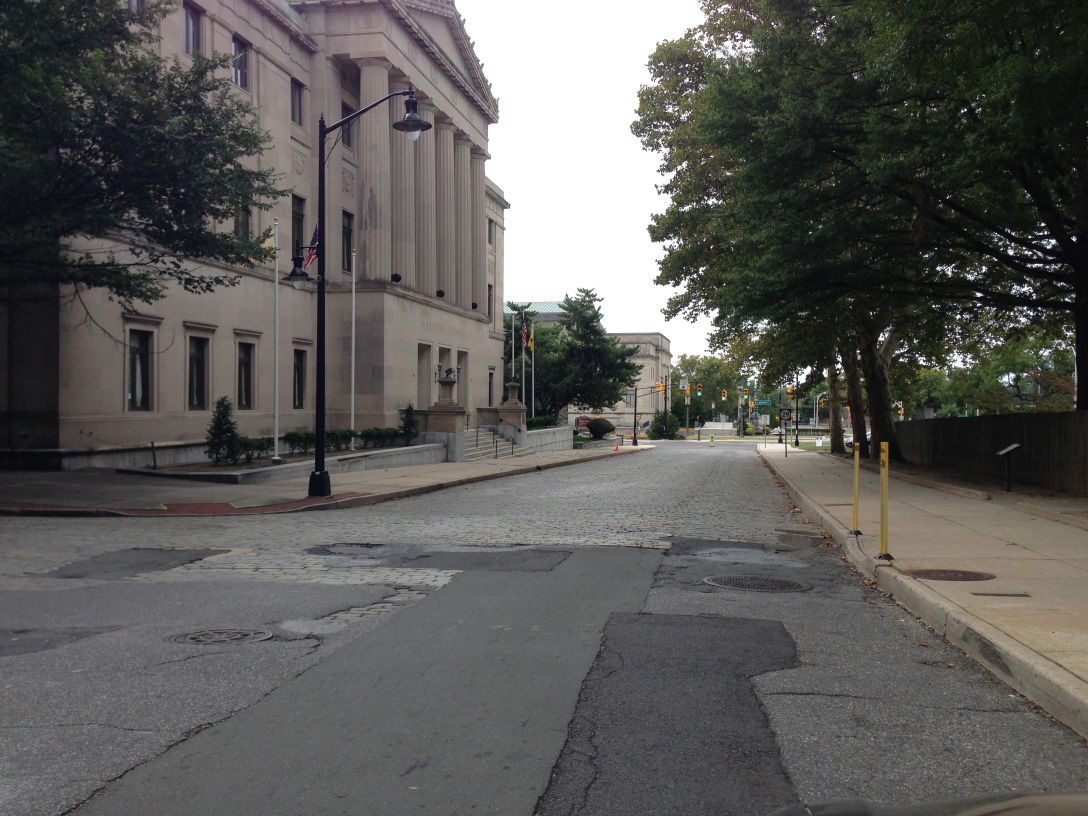
#> input picture gen2hole/examples/trenton-setts/references/street.jpg, 3264 x 2448 px, given in place of detail.jpg, which was not available (shown at 1/3 size)
$ python stereo.py out.png
#> lines starting #> are read from the running program, lines starting #| are printed output that depends on the picture; after the words box and inside, x2 and y2 are one past the last pixel; in counts of white or black regions, pixels touching at a corner belong together
### gen2hole/examples/alexander-opening/geometry.py
"""Solve two camera poses and the displaced cover plane using road matches and circular castings."""

import json
from pathlib import Path
import cv2
import numpy as np
from scipy.optimize import least_squares

HERE = Path(__file__).resolve().parent
S = json.loads((HERE / "survey.json").read_text())
#> (reads gen2hole/examples/alexander-opening/survey.json from the repository)
SIZE = np.array(S["working_image_size"])
RADIUS = S["assumed_outer_diameter_m"] / 2
C = (SIZE - 1) / 2
FOCAL = 27 * np.linalg.norm(SIZE) / np.hypot(36, 24)


def unit(v):
    return v / np.linalg.norm(v, axis=-1, keepdims=True)


class Camera:
    def __init__(self, eye, axes, f):
        self.eye = np.asarray(eye)
        self.axes = np.asarray(axes)
        self.f = f

    def rays(self, p):
        p = (np.asarray(p) - C) / self.f
        return unit(np.concatenate((p, np.ones_like(p[..., :1])), -1) @ self.axes)

    def plane(self, p, z=0, normal=None):
        ray = self.rays(p)
        n = np.array([0, 0, 1.0]) if normal is None else normal
        return self.eye + ray * ((z - self.eye @ n) / (ray @ n))[..., None]

    def project(self, v):
        d = (v - self.eye) @ self.axes.T
        return C + self.f * d[..., :2] / d[..., 2:]

    # [9 lines left out: function cylinder, not called in this run]


def matrix_rot(v):
    return cv2.Rodrigues(np.asarray(v))[0]


def fit():
    with np.load(HERE / "matches.npz") as table:
#> (reads gen2hole/examples/alexander-opening/matches.npz from the repository)
        pairs = table["pairs"]
        train = table["train"]
    a, b = pairs.transpose(1, 0, 2)
    traces = [{k: np.array(t) for k, t in S[n]["outlines"].items()} for n in ("detail", "street")]
    road = np.ones(len(a), bool)
    cover = np.zeros(len(a), bool)
    for name in ("rim", "lid"):
        hull = traces[0][name].astype("f4")
        dist = np.array([cv2.pointPolygonTest(hull, tuple(map(float, p)), True) for p in a])
        road &= dist < -12
        if name == "lid":
            cover = dist > 8
    cv2.setRNGSeed(585)
    H, _ = cv2.findHomography(a[road & train], b[road & train], cv2.USAC_MAGSAC, 1.8)
    expected = cv2.perspectiveTransform(a[:, None], H)[:, 0]
    ground = road & (np.linalg.norm(b - expected, axis=1) < 2.8)
    K = np.array([[FOCAL, 0, C[0]], [0, FOCAL, C[1]], [0, 0, 1.0]])
    _, rot, pos, normal = cv2.decomposeHomographyMat(H, K)
    # Resolve the planar decomposition with the near-nadir image of the circular rim.
    index = np.argmax([q.ravel()[2] for q in normal])
    n = normal[index].ravel()
    right = unit([1, 0, 0] - n * n[0])
    up = -n
    basis = np.array([right, np.cross(up, right), up]).T
    near = Camera(np.array([0.0, 0.0, 1.0]), basis, FOCAL)
    xy = near.plane(traces[0]["rim"])[:, :2]
    mid = xy.mean(0)
    scale = RADIUS / np.linalg.norm(xy - mid, axis=1).mean()
    e0 = np.r_[-mid, 1] * scale
    e1 = e0 + (-rot[index].T @ pos[index]).ravel() @ basis * scale
    e = near.plane(traces[0]["lid"])[:, :2].mean(0)
    # Local origin at ring centre. The near camera has zero yaw about the world vertical.
    init = np.r_[
        e0,
        cv2.Rodrigues(basis)[0].ravel(),
        e1,
        cv2.Rodrigues(rot[index] @ basis)[0].ravel(),
        (e - mid) * scale,
        0.045,
        0,
        0,
        0.308,
        0.280,
        -0.018,
    ]

    def unpack(q):
        cams = [Camera(q[i : i + 3], matrix_rot(q[i + 3 : i + 6]), FOCAL) for i in (0, 6)]
        n = unit(np.r_[-q[15:17], 1.0])
        ctr = q[12:15]
        return cams, n, ctr

    # Discard repetitive crosshatch matches using the lid's distinct plane homography.
    HC, _ = cv2.findHomography(a[cover & train], b[cover & train], cv2.USAC_MAGSAC, 2.2)
    fixed = cover & (
        np.linalg.norm(b - cv2.perspectiveTransform(a[:, None], HC)[:, 0], axis=1) < 2.8
    )
    ring_train = np.arange(120) % 4 != 1

    def resid(q):
        (c0, c1), ln, lc = unpack(q)
        f = [
            (c1.project(c0.plane(a[ground & train])) - b[ground & train]).ravel(),
            (c1.project(c0.plane(a[fixed & train], lc @ ln, ln)) - b[fixed & train]).ravel(),
        ]
        for c, tr in zip((c0, c1), traces):
            for k, r, z, n, centre in [
                ("rim", RADIUS, 0, np.array([0, 0, 1.0]), np.zeros(3)),
                ("bore", q[18], q[19], np.array([0, 0, 1.0]), np.array([0, 0, q[19]])),
                ("lid", q[17], lc @ ln, ln, lc),
            ]:
                pv = c.plane(tr[k][ring_train], z, n)
                # Convert radial residual to approximate local image pixels.
                f.append(
                    (np.linalg.norm(pv - centre, axis=1) - r)
                    * c.f
                    / np.linalg.norm(pv - c.eye, axis=1)
                )
        return np.concatenate(f + [np.array([c0.axes[0, 1] * 200])])

    sol = least_squares(resid, init, loss="soft_l1", f_scale=1.3, x_scale="jac", max_nfev=150)
    q = sol.x
    cams, ln, lc = unpack(q)
    return cams, dict(
        parameters=q,
        lid_center=lc,
        lid_normal=ln,
        lid_radius=q[17],
        bore_radius=q[18],
        seat_z=q[19],
        traces=traces,
        ground=ground,
        cover=fixed,
        train=train,
        pairs=pairs,
    )


# [16 lines that do not run on import are left out]

### gen2hole/examples/alexander-opening/stereo.py
"""Bidirectional plane sweep restricted to pixels visible through both apertures."""

import argparse
from pathlib import Path
import cv2
import numpy as np
from geometry import HERE, SIZE, fit


def gray(n):
#> called with n = 'detail'
    im = cv2.resize(
        cv2.imread(str(HERE / "references" / (n + ".jpg"))),
        tuple(SIZE),
        interpolation=cv2.INTER_AREA,
    )
    # Log luminance separates dark masonry features even when the photographed rim is bright.
    lum = cv2.cvtColor(im, cv2.COLOR_BGR2GRAY)
    return (np.log1p(lum.astype("f4")) * 47).astype("f4")
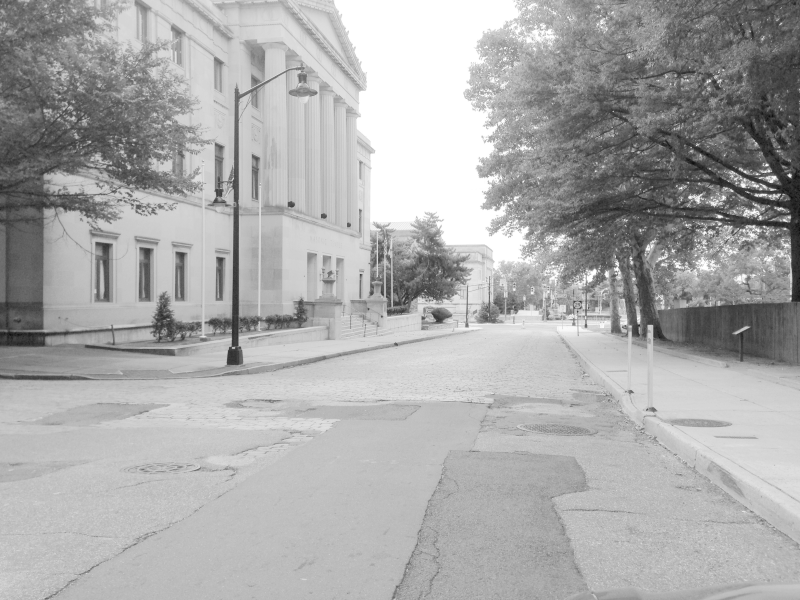
#> returned value: shape (1200, 1600) float32 (shown at 1/2 size); min 84.21, max 260.6, mean 202.5; drawn with min black and max white


def sweep(c0, c1, a, b, poly, other):
    mask = np.zeros(a.shape, "u1")
    other_mask = mask.copy()
    cv2.fillPoly(mask, [np.int32(np.rint(poly))], 1)
    cv2.fillPoly(other_mask, [np.int32(np.rint(other))], 1)
    left, top, w, h = cv2.boundingRect(np.float32(poly))
    x0, y0 = left - 7, top - 7
    yy, xx = np.indices((h + 14, w + 14))
    px = np.stack([xx + x0, yy + y0], -1)
    ray = c0.rays(px)
    a = a[y0 : y0 + h + 14, x0 : x0 + w + 14]
    mask = mask[y0 : y0 + h + 14, x0 : x0 + w + 14]
    levels = np.arange(-0.035, -1.42, -0.0075)
    frames = np.full((len(levels), *xx.shape), -2, "f2")

    def blur(v):
        return cv2.blur(v, (11, 11))

    am = blur(a)
    var = np.maximum(0, blur(a * a) - am * am)
    for i, z in enumerate(levels):
        w = c0.eye + ray * ((z - c0.eye[2]) / ray[..., 2])[..., None]
        q = c1.project(w).astype("f4")
        bb = cv2.remap(b, q[..., 0], q[..., 1], cv2.INTER_LINEAR)
        om = cv2.remap(other_mask, q[..., 0], q[..., 1], cv2.INTER_NEAREST)
        bm = blur(bb)
        den = np.sqrt(var * np.maximum(0, blur(bb * bb) - bm * bm))
        val = (blur(a * bb) - am * bm) / np.maximum(den, 0.01)
        frames[i] = np.where((blur((mask * om).astype("f4")) > 0.94) & (den > 9), val, -2)
    best = np.argmax(frames, axis=0)
    peak = frames[best, yy, xx].astype("f4")
    for i in range(-6, 7):
        frames[np.clip(best + i, 0, len(levels) - 1), yy, xx] = -2
    second = frames.max(0).astype("f4")
    return dict(
        z=levels[best].astype("f4"),
        valid=(peak > 0.72) & (peak - second > 0.075) & (best > 0) & (best < len(levels) - 1),
        score=peak,
        offset=np.array([x0, y0]),
        px=px,
    )


def solve(out):
    cams, reg = fit()
    im = [gray(s) for s in ("detail", "street")]
#> im = 2 items
    fields = []
    for i in (0, 1):
        j = 1 - i
        fields.append(
            sweep(
                cams[i], cams[j], im[i], im[j], reg["traces"][i]["bore"], reg["traces"][j]["bore"]
            )
        )
#> this loop made 2 passes
#> (left in sweep, top in sweep, h in sweep, x0 in sweep, y0 in sweep) on passes 1 to 2: (920, 316, 457, 913, 309), (642, 679, 273, 635, 672)
#> pass 1, in sweep, `yy, xx = np.indices((h + 14, w + 14))`:
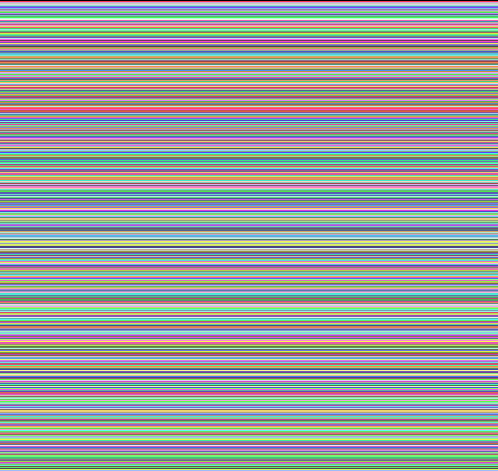
#> yy: shape (471, 498) int64; 471 distinct labels, from 0 to 470; one colour per label, 0 black
#> pass 1, in sweep, `a = a[y0 : y0 + h + 14, x0 : x0 + w + 14]`:
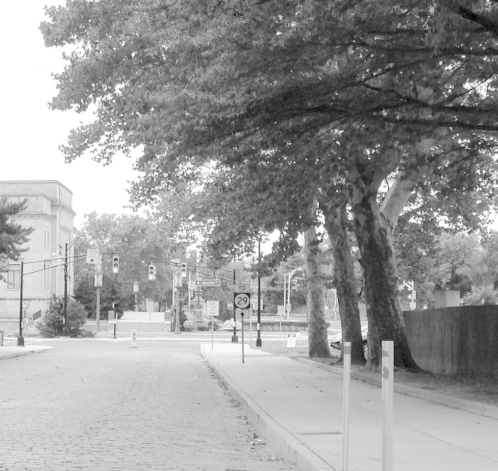
#> a: shape (471, 498) float32; min 91.46, max 260.6, mean 194.4; drawn with min black and max white
#> after the loop, fields = 2 items
    data = {}
    for i, f in enumerate(fields):
        g = fields[1 - i]
        v = cams[i].plane(f["px"], f["z"])
        uv = np.int32(np.rint(cams[1 - i].project(v) - g["offset"]))
        x, y = uv.transpose(2, 0, 1)
        inside = (x >= 0) & (y >= 0) & (x < g["z"].shape[1]) & (y < g["z"].shape[0])
        x = x.clip(0, g["z"].shape[1] - 1)
        y = y.clip(0, g["z"].shape[0] - 1)
        valid = f["valid"] & inside & g["valid"][y, x] & (abs(f["z"] - g["z"][y, x]) <= 0.023)
        print(i, int(valid.sum()), flush=True)
        data.update(
            {
                f"{n}{i}": value
                for n, value in dict(
                    z=f["z"], valid=valid, score=f["score"], offset=f["offset"]
                ).items()
            }
        )
#> this loop made 2 passes
#> n in plane on passes 1 to 2: [0, 0, 1], [0, 0, 1]
#| 0 363
#| 1 117
#> pass 1, in solve, `x, y = uv.transpose(2, 0, 1)`:
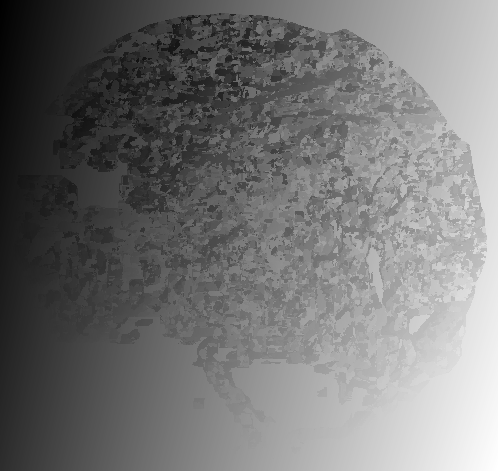
#> x: shape (471, 498) int32; min -15, max 335, mean 145.5; drawn with min black and max white
#> pass 1, in solve, `x, y = uv.transpose(2, 0, 1)`:
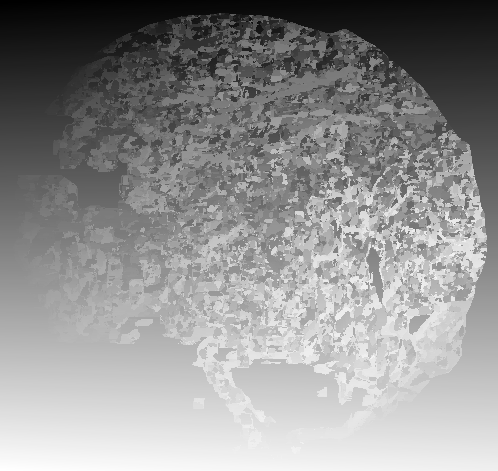
#> y: shape (471, 498) int32; min 0, max 286, mean 163.3; drawn with min black and max white
#> after the loop:
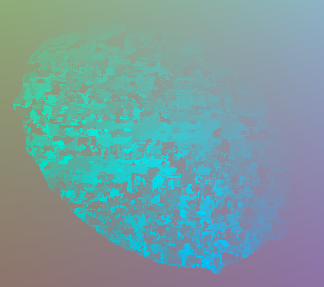
#> v: shape (287, 324, 3) float64; mean of channels 0, 1, 2 0.15, 0.124, -0.245; drawn with min black and max white
#> after the loop:
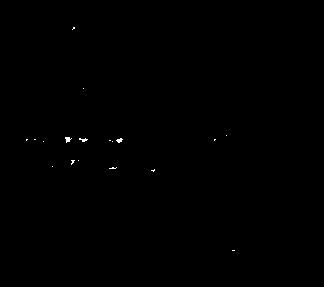
#> valid: shape (287, 324) bool; 0.13% white in thin lines or dots, all inside (x1, y1, x2, y2) = (26, 27, 235, 251)
#> after the loop, data = 8 items
    np.savez_compressed(out, **data)


if __name__ == "__main__":
    p = argparse.ArgumentParser(description=__doc__)
    p.add_argument("out", type=Path)
    solve(p.parse_args().out)
